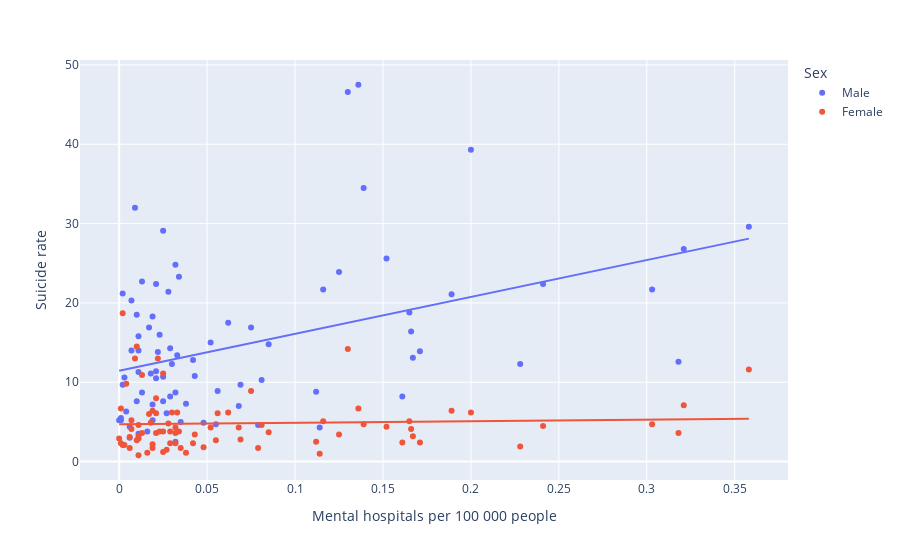

The cell this chart's notebook holds for it:
### Markdown cell above
### Time for a bunch of linear regressions with arbitrary outlier cutoffs!

I'll save you all the other pre-filtering scatterplots. Also, most of the charts will have separate sex statistics since there are differences I find interesting. If a chart doesn't, the implication is they're similar enough that it's better off combined.

### Code cell
fig = px.scatter(df2016g[df2016g["mental_hospitals_per_100k"] < 0.5], x="mental_hospitals_per_100k", y="suicide_rate", trendline="ols", color="sex")
fig.update_xaxes(title_text="Mental hospitals per 100 000 people"); fig.update_yaxes(title_text="Suicide rate")
fig.update_layout(legend_title_text="Sex")
fig.show()
